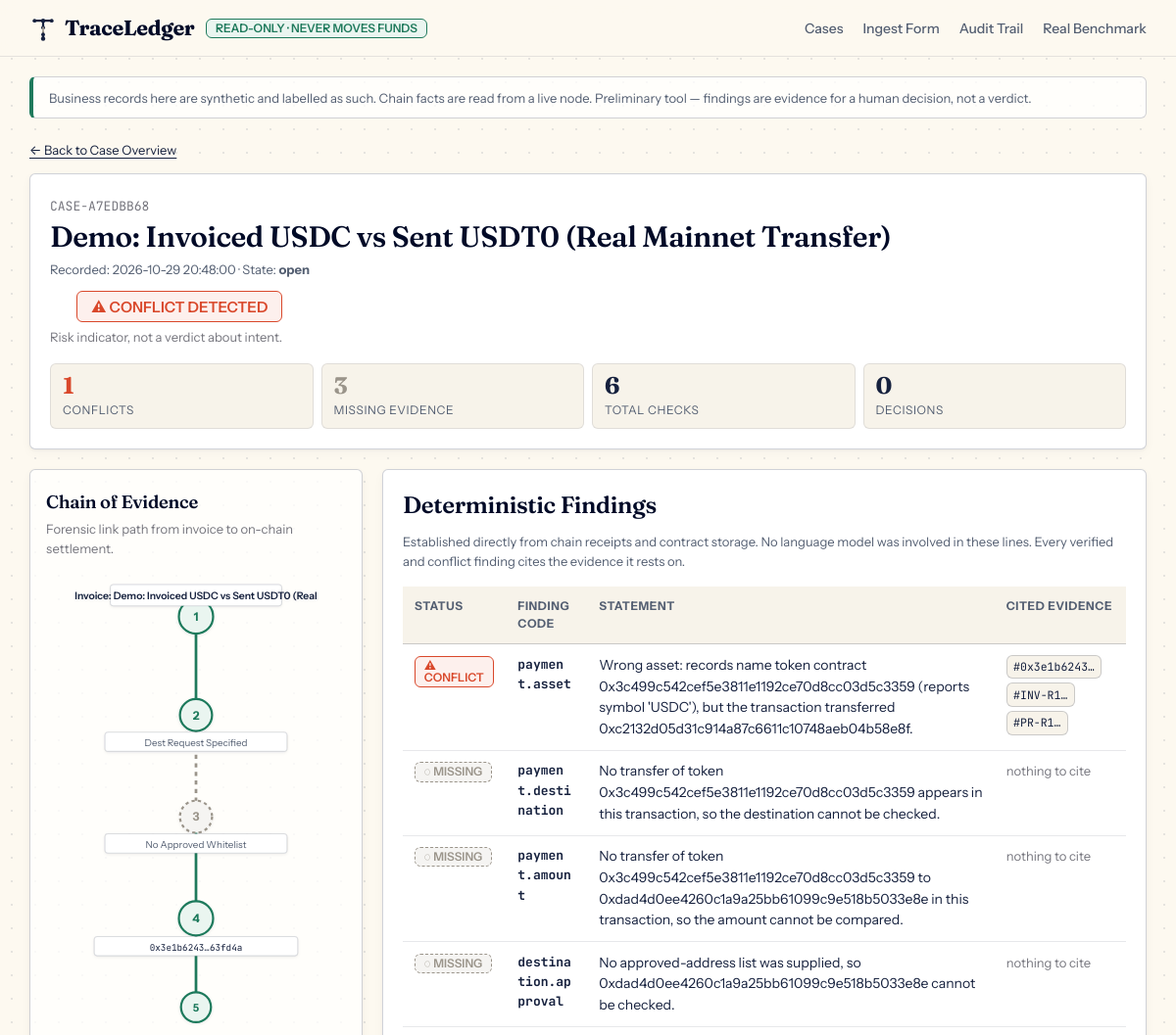
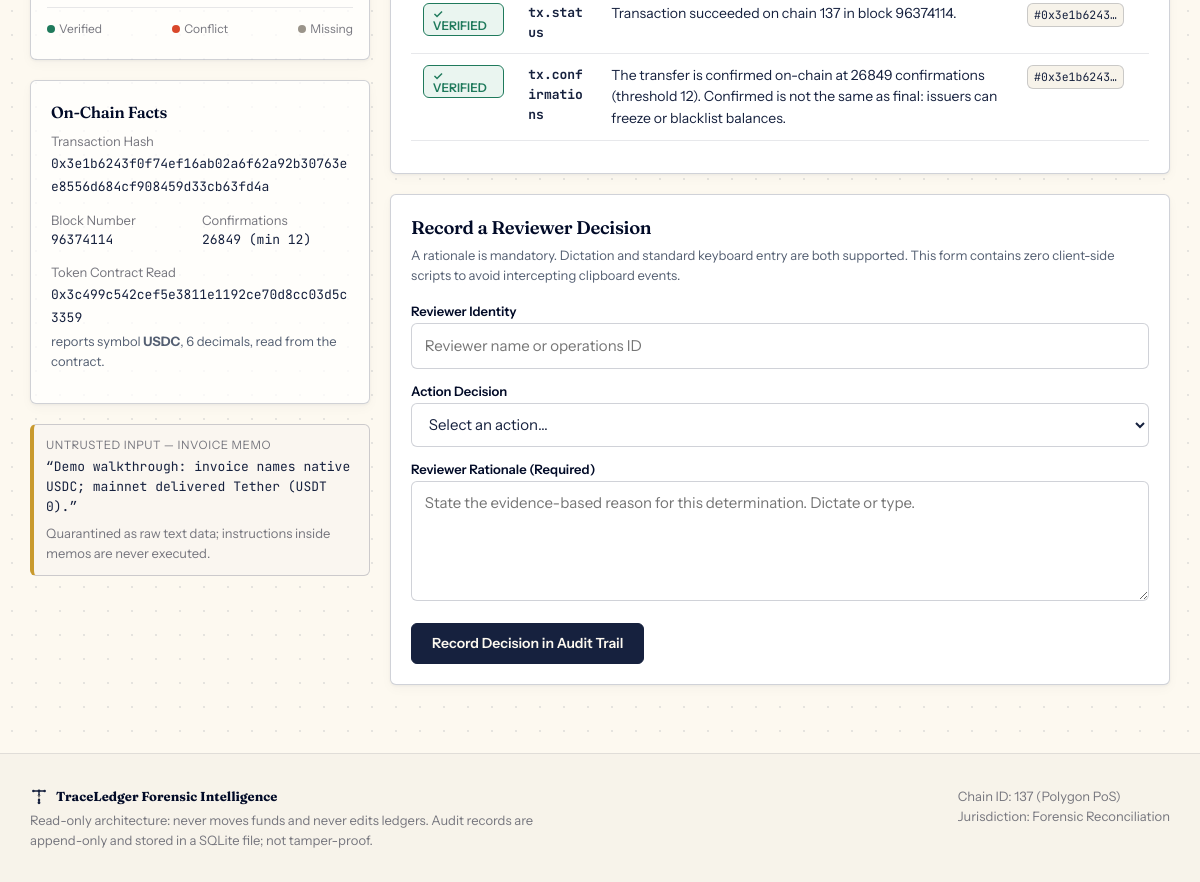
The app's page /case/CASE-A7EDBB68 with its own data (2 pictures, top to bottom).
### tables this page shows
CREATE TABLE cases (
    case_id      TEXT PRIMARY KEY,
    title        TEXT NOT NULL,
    created_at   REAL NOT NULL,
    state        TEXT NOT NULL,
    tx_hash      TEXT,
    payload      TEXT NOT NULL      -- the case inputs as JSON
);

CREATE TABLE findings (
    case_id      TEXT NOT NULL,
    seq          INTEGER NOT NULL,
    code         TEXT NOT NULL,
    status       TEXT NOT NULL,
    summary      TEXT NOT NULL,
    evidence_ids TEXT NOT NULL,
    detail       TEXT NOT NULL,
    PRIMARY KEY (case_id, seq)
);

### traceledger/web/app.py (the view)
    @app.route("/case/<case_id>")
    def case_detail(case_id: str):
        case = store.get_case(case_id)
        if case is None:
            abort(404)
        findings = store.get_findings(case_id)
        findings.sort(key=lambda f: STATUS_ORDER.get(Status(f["status"]), 9))
        return render_template(
            "case.html", case=case, findings=findings,
            report=store.get_report(case_id),
            audit=store.audit_trail(case_id), actions=REVIEW_ACTIONS,
            conflict_count=sum(1 for f in findings if f["status"] == "CONFLICT"),
            missing_count=sum(1 for f in findings if f["status"] == "MISSING"))

### traceledger/store.py (called while the page is built)
    def get_case(self, case_id: str) -> dict[str, Any] | None:
        row = self._conn.execute("SELECT * FROM cases WHERE case_id = ?", (case_id,)).fetchone()
        if row is None:
            return None
        case = dict(row)
        case["payload"] = json.loads(case["payload"])
        return case

    def get_findings(self, case_id: str) -> list[dict[str, Any]]:
        rows = self._conn.execute(
            "SELECT * FROM findings WHERE case_id = ? ORDER BY seq", (case_id,)).fetchall()
        out = []
        for row in rows:
            finding = dict(row)
            finding["evidence_ids"] = json.loads(finding["evidence_ids"])
            finding["detail"] = json.loads(finding["detail"])
            out.append(finding)
        return out

    def get_report(self, case_id: str) -> dict[str, Any] | None:
        row = self._conn.execute(
            "SELECT payload FROM reports WHERE case_id = ?", (case_id,)).fetchone()
        return json.loads(row["payload"]) if row else None

    def audit_trail(self, case_id: str | None = None) -> list[AuditEntry]:
        if case_id:
            rows = self._conn.execute(
                "SELECT * FROM audit_log WHERE case_id = ? ORDER BY at", (case_id,)).fetchall()
        else:
            rows = self._conn.execute("SELECT * FROM audit_log ORDER BY at DESC").fetchall()
        return [AuditEntry(entry_id=r["entry_id"], case_id=r["case_id"], at=r["at"],
                           actor=r["actor"], action=r["action"], rationale=r["rationale"],
                           context=json.loads(r["context"])) for r in rows]

### traceledger/web/templates/case.html (shortened to what this page needs)
{% extends "base.html" %}
{% block content %}
<div style="margin-bottom: var(--space-md);">
  <a href="{{ url_for('index') }}" class="text-small">&larr; Back to Case Overview</a>
</div>
<section class="vellum-card-solid">
  <div
    style="display: flex; justify-content: space-between; align-items: flex-start; flex-wrap: wrap; gap: var(--space-md); margin-bottom: 1rem;">
    <div>
      <span class="text-mono text-small text-muted">{{ case.case_id }}</span>
      <h1 style="font-size: 1.85rem; margin-top: 0.2rem; margin-bottom: 0.35rem;">{{ case.title }}</h1>
      <p class="text-small text-secondary" style="margin-bottom: 0;">
        Recorded: {{ case.created_at | ts }} &middot; State: <strong>{{ case.state }}</strong>
      </p>
    </div>
    <div style="text-align: right;">
      {% if conflict_count > 0 %}
      <div class="badge badge-conflict" style="font-size: 0.95rem; padding: 0.45rem 0.85rem;">
        ⚠ CONFLICT DETECTED
      </div>
      <div class="text-small text-muted" style="margin-top: 0.35rem; max-width: 260px;">
        Risk indicator, not a verdict about intent.
      </div>
      {% endif %}
    </div>
  </div>
  <div class="grid grid-stats">
    <div class="stat-box">
      <div class="stat-val" style="color: var(--state-conflict);">{{ conflict_count }}</div>
      <div class="stat-lbl">Conflicts</div>
    </div>
    <div class="stat-box">
      <div class="stat-val" style="color: var(--state-missing);">{{ missing_count }}</div>
      <div class="stat-lbl">Missing Evidence</div>
    </div>
    <div class="stat-box">
      <div class="stat-val">{{ findings | length }}</div>
      <div class="stat-lbl">Total Checks</div>
    </div>
    <div class="stat-box">
      <div class="stat-val">{{ audit | length }}</div>
      <div class="stat-lbl">Decisions</div>
    </div>
  </div>
</section>
<div class="grid grid-main-side">
  <div>
    {% include "partials/evidence_graph.html" %}
    <div class="vellum-card" style="margin-top: var(--space-lg);">
      <h3 style="font-size: 1rem; margin-bottom: 0.5rem;">On-Chain Facts</h3>
      {% if case.tx_hash %}
      <div style="margin-bottom: 0.75rem;">
        <div class="text-small text-muted">Transaction Hash</div>
        <code class="text-mono text-small">{{ case.tx_hash }}</code>
      </div>
      <div class="grid grid-2col" style="gap: var(--space-xs); margin-bottom: 0.75rem;">
        <div>
          <div class="text-small text-muted">Block Number</div>
          <div class="text-mono text-small">{{ case.payload.facts.block_number or '—' }}</div>
        </div>
        <div>
          <div class="text-small text-muted">Confirmations</div>
          <div class="text-mono text-small">{{ case.payload.facts.confirmations or '—' }} (min 12)</div>
        </div>
      </div>
      <div style="margin-bottom: 0.75rem;">
        <div class="text-small text-muted">Token Contract Read</div>
        <code class="text-mono text-small">{{ case.payload.token.address }}</code>
        <div class="text-small text-secondary" style="margin-top: 2px;">
          reports symbol <strong>{{ case.payload.token.symbol }}</strong>, {{ case.payload.token.decimals }} decimals,
          read from the contract.
        </div>
      </div>
      {% else %}
      <p class="text-small text-muted">No transaction hash linked to this case.</p>
      {% endif %}
    </div>
    {% if case.payload.invoice and case.payload.invoice.memo %}
    <div class="untrusted-input-box">
      <span class="label">Untrusted Input &mdash; Invoice Memo</span>
      <div style="word-break: break-all;">
        &ldquo;{{ case.payload.invoice.memo | e }}&rdquo;
      </div>
      <div class="text-small text-muted" style="margin-top: 0.35rem; font-family: var(--font-sans);">
        Quarantined as raw text data; instructions inside memos are never executed.
      </div>
    </div>
    {% endif %}
  </div>
  <div>
    <section class="vellum-card-solid">
      <h2>Deterministic Findings</h2>
      <p class="text-small text-secondary" style="margin-bottom: 1rem;">
        Established directly from chain receipts and contract storage. No language model was involved in these lines.
        Every verified and conflict finding cites the evidence it rests on.
      </p>
      <div class="table-wrap">
        <table>
          <thead>
            <tr>
              <th>Status</th>
              <th>Finding Code</th>
              <th>Statement</th>
              <th>Cited Evidence</th>
            </tr>
          </thead>
          <tbody>
            {% for f in findings %}
            <tr id="finding-{{ f.code }}" class="finding-card">
              <td>
                {% if f.status == 'VERIFIED' %}
                <span class="badge badge-verified">✓ VERIFIED</span>
                {% elif f.status == 'CONFLICT' %}
                <span class="badge badge-conflict">⚠ CONFLICT</span>
                {% elif f.status == 'MISSING' %}
                <span class="badge badge-missing">◌ MISSING</span>
                {% else %}
                <span class="badge badge-unresolved">◬ {{ f.status }}</span>
                {% endif %}
              </td>
              <td class="text-mono text-small">
                <strong>{{ f.code }}</strong>
              </td>
              <td>{{ f.summary }}</td>
              <td>
                {% if f.evidence_ids %}
                {% for ev in f.evidence_ids %}
                <a href="#ev-{{ ev }}" class="citation-chip" title="Evidence item {{ ev }}">
                  #{{ ev[:10] }}…
                </a>
                {% endfor %}
                {% else %}
                <span class="text-small text-muted">nothing to cite</span>
                {% endif %}
              </td>
            </tr>
            {% endfor %}
          </tbody>
        </table>
      </div>
    </section>
    {% include "partials/review_form.html" %}
  </div>
</div>
{% endblock %}

### traceledger/web/templates/partials/evidence_graph.html (shortened to what this page needs)
<div class="vellum-card" style="padding: 1.25rem 1rem;">
  <h3 style="margin-bottom: 0.25rem;">Chain of Evidence</h3>
  <p class="text-small text-muted" style="margin-bottom: 1rem;">
    Forensic link path from invoice to on-chain settlement.
  </p>
  <svg viewBox="0 0 280 430" class="evidence-chain-svg" xmlns="http://www.w3.org/2000/svg" aria-label="Evidence chain graph">
    {% set has_asset_conflict = false %}
    {% set has_dest_conflict = false %}
    {% set has_revert = false %}
    {% set has_missing_dest = false %}
    {% set has_missing_evidence = false %}
    {% for f in findings %}
      {% if f.code == 'payment.asset' and f.status == 'CONFLICT' %}{% set has_asset_conflict = true %}{% endif %}
      {% if f.code == 'payment.destination' and f.status == 'CONFLICT' %}{% set has_dest_conflict = true %}{% endif %}
      {% if f.code == 'tx.status' and f.status == 'CONFLICT' %}{% set has_revert = true %}{% endif %}
      {% if f.code == 'payment.destination' and f.status == 'MISSING' %}{% set has_missing_dest = true %}{% endif %}
      {% if f.status == 'MISSING' %}{% set has_missing_evidence = true %}{% endif %}
    {% endfor %}
    <g transform="translate(140, 40)" filter="url(#vellum-shadow)">
      <text x="0" y="4" font-family="'Instrument Sans', sans-serif" font-size="11" font-weight="700" fill="#1F7A5C" text-anchor="middle">1</text>
      <text x="0" y="-16" font-family="'Instrument Sans', sans-serif" font-size="9.5" font-weight="600" fill="#16213E" text-anchor="middle">
        Invoice: {{ case.payload.invoice.invoice_id or 'INV-1' }}
      </text>
    </g>
    <g transform="translate(140, 132)" filter="url(#vellum-shadow)">
      <text x="0" y="4" font-family="'Instrument Sans', sans-serif" font-size="11" font-weight="700" fill="{% if case.payload.payment_request %}#1F7A5C{% else %}#9A948A{% endif %}" text-anchor="middle">2</text>
      <text x="0" y="29" font-family="'Instrument Sans', sans-serif" font-size="9" fill="#545F72" text-anchor="middle">
        {% if case.payload.payment_request %}Dest Request Specified{% else %}Payment Request Missing{% endif %}
      </text>
    </g>
    <g transform="translate(140, 227)" filter="url(#vellum-shadow)">
      <text x="0" y="4" font-family="'Instrument Sans', sans-serif" font-size="11" font-weight="700" fill="{% if has_dest_conflict %}#D9482B{% elif case.payload.approved %}#1F7A5C{% else %}#9A948A{% endif %}" text-anchor="middle">3</text>
      <text x="0" y="29" font-family="'Instrument Sans', sans-serif" font-size="9" fill="#545F72" text-anchor="middle">
        {% if has_dest_conflict %}Unapproved Dest Match{% elif case.payload.approved %}Approved List Match{% else %}No Approved Whitelist{% endif %}
      </text>
    </g>
    <g transform="translate(140, 322)" filter="url(#vellum-shadow)">
      <text x="0" y="4" font-family="'Instrument Sans', sans-serif" font-size="11" font-weight="700" fill="{% if has_asset_conflict or has_revert %}#D9482B{% elif has_missing_dest %}#9A948A{% else %}#1F7A5C{% endif %}" text-anchor="middle">4</text>
      <text x="0" y="30" font-family="'JetBrains Mono', monospace" font-size="8.5" fill="#16213E" text-anchor="middle">
        {% if case.tx_hash %}{{ case.tx_hash[:10] }}…{{ case.tx_hash[-6:] }}{% else %}No Tx Evidence{% endif %}
      </text>
    </g>
    <g transform="translate(140, 405)" filter="url(#vellum-shadow)">
      <text x="0" y="4" font-family="'Instrument Sans', sans-serif" font-size="10" font-weight="700" fill="{% if has_asset_conflict or has_revert %}#D9482B{% elif has_missing_evidence %}#9A948A{% else %}#1F7A5C{% endif %}" text-anchor="middle">5</text>
    </g>
  </svg>
  <div style="border-top: 1px solid var(--line-subtle); padding-top: 0.75rem; margin-top: 0.5rem;">
    <div style="display: flex; justify-content: space-between; font-size: 0.75rem; color: var(--ink-muted);">
      <span><span style="display:inline-block; width:8px; height:8px; border-radius:50%; background:#1F7A5C; margin-right:4px;"></span>Verified</span>
      <span><span style="display:inline-block; width:8px; height:8px; border-radius:50%; background:#D9482B; margin-right:4px;"></span>Conflict</span>
      <span><span style="display:inline-block; width:8px; height:8px; border-radius:50%; background:#9A948A; margin-right:4px;"></span>Missing</span>
    </div>
  </div>
</div>

### records on screen
cases: case_id "CASE-A7EDBB68", title "Demo: Invoiced USDC vs Sent USDT0 (Real Mainnet Transfer)", created_at|ts "2026-10-29 20:48:00", state "open", tx_hash "0x3e1b6243", tx_hash "63fd4a", tx_hash "0x3e1b6243f0f74ef16ab02a6f62a92b30763ee8556d684cf908459d33cb63fd4a"
findings: status "⚠ CONFLICT", code "payment.asset", summary "Wrong asset: records name token contract 0x3c499c542cef5e3811e1192ce70d8cc03d5c3359 (reports symbol 'USDC'), but the transaction transferred 0xc2132d05d31c914a87c6611c10748aeb04b58e8f.", ev "0x3e1b6243" "INV-R1" "PR-R1"
findings: status "◌ MISSING", code "payment.destination", summary "No transfer of token 0x3c499c542cef5e3811e1192ce70d8cc03d5c3359 appears in this transaction, so the destination cannot be checked.", shows "nothing to cite"
findings: status "◌ MISSING", code "payment.amount", summary "No transfer of token 0x3c499c542cef5e3811e1192ce70d8cc03d5c3359 to 0xdad4d0ee4260c1a9a25bb61099c9e518b5033e8e in this transaction, so the amount cannot be compared.", shows "nothing to cite"
findings: status "◌ MISSING", code "destination.approval", summary "No approved-address list was supplied, so 0xdad4d0ee4260c1a9a25bb61099c9e518b5033e8e cannot be checked.", shows "nothing to cite"
findings: status "✓ VERIFIED", code "tx.status", summary "Transaction succeeded on chain 137 in block 96374114.", ev "0x3e1b6243"
findings: status "✓ VERIFIED", code "tx.confirmations", summary "The transfer is confirmed on-chain at 26849 confirmations (threshold 12). Confirmed is not the same as final: issuers can freeze or blacklist balances.", ev "0x3e1b6243"

### other values on screen
{{ conflict_count }} "1"
{{ missing_count }} "3"
{{ findings | length }} "6"
{{ audit | length }} "0"
{{ case.payload.invoice.invoice_id or 'INV-1' }} "Demo: Invoiced USDC vs Sent USDT0 (Real"
{{ case.payload.facts.block_number or '—' }} "96374114"
{{ case.payload.facts.confirmations or '—' }} "26849"
{{ case.payload.token.address }} "0x3c499c542cef5e3811e1192ce70d8cc03d5c3359"
{{ case.payload.token.symbol }} "USDC"
{{ case.payload.token.decimals }} "6"
{{ case.payload.invoice.memo | e }} "Demo walkthrough: invoice names native USDC; mainnet delivered Tether (USDT0)."
